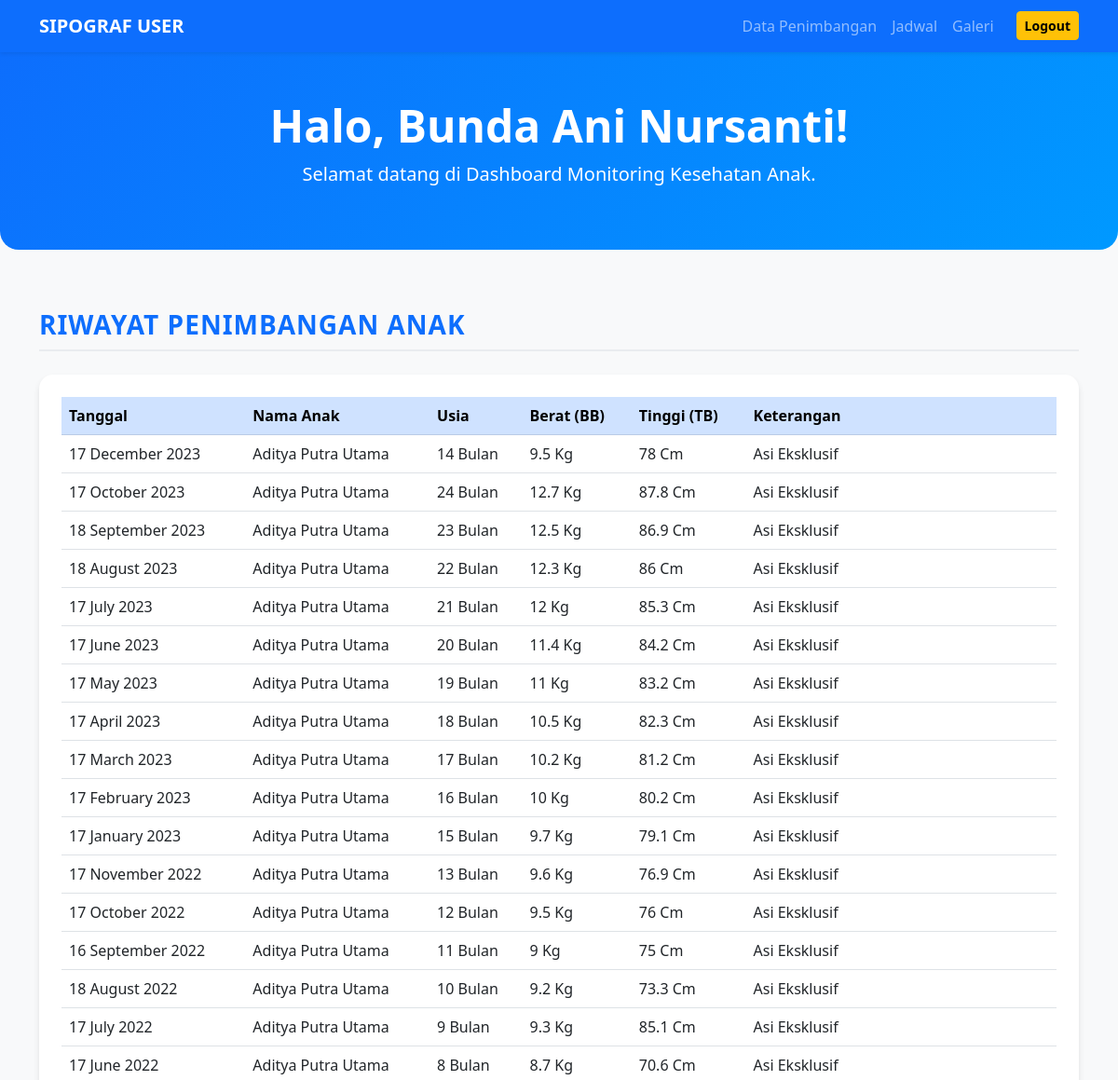
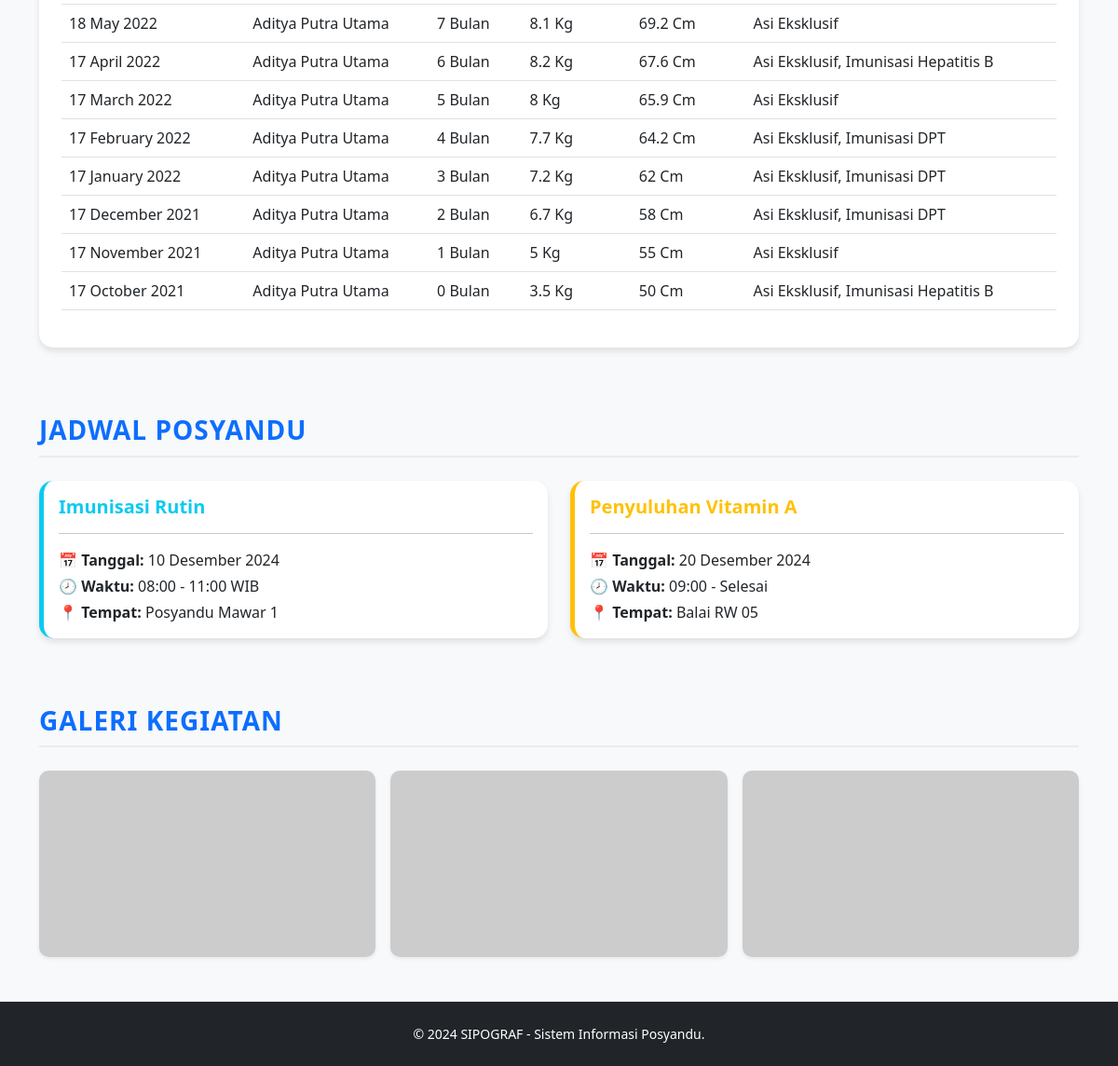
The app's page /home_user.php (signed in) with its own data (2 pictures, top to bottom).
### tables this page shows
CREATE TABLE `t_penimbangan` (
  `id_penimbangan` int(11) NOT NULL,
  `id_anak` int(11) NOT NULL,
  `tgl_penimbangan` date NOT NULL,
  `umur` int(2) NOT NULL,
  `berat_badan` float NOT NULL,
  `tinggi_badan` float NOT NULL,
  `keterangan` text NOT NULL,
  `petugas` varchar(100) NOT NULL,
  `posyandu` varchar(100) NOT NULL
);

CREATE TABLE `t_anak` (
  `id_anak` int(11) NOT NULL,
  `nama_anak` varchar(100) NOT NULL,
  `nama_ibu` varchar(100) NOT NULL,
  `tempat_lahir` varchar(100) NOT NULL,
  `tanggal_lahir` date NOT NULL,
  `jenis_kelamin` enum('Laki-laki','Perempuan','','') NOT NULL,
  `alamat` text NOT NULL
);

### home_user.php (the view, shortened to what this page needs)
<?php
$host = "127.0.0.1";
$user = "root";
$pass = "";
$db   = "dbsipograf1";
$port = 3307;
$koneksi = mysqli_connect($host, $user, $pass, $db, $port);
$username_session = $_SESSION['username'];
$nama_pengguna = $username_session;
?>
<!DOCTYPE html>
<html lang="id">
<head>
    <link href="https://cdn.jsdelivr.net/npm/bootstrap@5.3.0/dist/css/bootstrap.min.css" rel="stylesheet">
</head>
<body>
    <nav class="navbar navbar-expand-lg navbar-dark bg-primary sticky-top shadow-sm">
        <div class="container">
            <a class="navbar-brand fw-bold" href="#">SIPOGRAF USER</a>
            <div class="collapse navbar-collapse" id="navbarNav">
                <ul class="navbar-nav ms-auto">
                    <li class="nav-item"><a class="nav-link" href="#data-anak">Data Penimbangan</a></li>
                    <li class="nav-item"><a class="nav-link" href="#jadwal">Jadwal</a></li>
                    <li class="nav-item"><a class="nav-link" href="#galeri">Galeri</a></li>
                    <li class="nav-item ms-3">
                        <a class="btn btn-warning btn-sm fw-bold mt-1" href="logout.php">Logout</a>
                    </li>
                </ul>
            </div>
        </div>
    </nav>
    <div class="hero-banner text-center">
        <div class="container">
            <h2 class="display-5 fw-bold">Halo, Bunda <?php echo htmlspecialchars($nama_pengguna); ?>!</h2>
            <p class="lead">Selamat datang di Dashboard Monitoring Kesehatan Anak.</p>
        </div>
    </div>
    <div class="container">
        <section id="data-anak" class="mb-5 pt-4">
            <h3 class="section-header">Riwayat Penimbangan Anak</h3>
            <div class="card card-custom bg-white p-4">
                <div class="table-responsive">
                    <table class="table table-hover align-middle">
                        <thead class="table-primary">
                            <tr>
                                <th>Tanggal</th>
                                <th>Nama Anak</th>
                                <th>Usia</th>
                                <th>Berat (BB)</th>
                                <th>Tinggi (TB)</th>
                                <th>Keterangan</th>
                            </tr>
                        </thead>
                        <tbody>
                           <?php
$username_session = $_SESSION['username'];
$query = "
    SELECT
        tp.tgl_penimbangan,
        tp.umur,
        tp.berat_badan,
        tp.tinggi_badan,
        tp.keterangan,
        ta.nama_anak,
        ta.jenis_kelamin
    FROM
        masuk m
    JOIN
        t_anak ta ON m.username = ta.nama_ibu  -- HUBUNGKAN BERDASARKAN NAMA
    JOIN
        t_penimbangan tp ON ta.id_anak = tp.id_anak
    WHERE
        m.username = '$username_session'
    ORDER BY
        tp.tgl_penimbangan DESC
";
$result = mysqli_query($koneksi, $query);
if (mysqli_num_rows($result) > 0) {
    while ($row = mysqli_fetch_assoc($result)) {
        $tanggal = date('d F Y', strtotime($row['tgl_penimbangan']));
        echo "<tr>";
        echo "<td>" . htmlspecialchars($tanggal) . "</td>";
        echo "<td>" . htmlspecialchars($row['nama_anak']) . "</td>";
        echo "<td>" . htmlspecialchars($row['umur']) . " Bulan</td>";
        echo "<td>" . htmlspecialchars($row['berat_badan']) . " Kg</td>";
        echo "<td>" . htmlspecialchars($row['tinggi_badan']) . " Cm</td>";
        echo "<td>" . htmlspecialchars($row['keterangan']) . "</td>";
        echo "</tr>";
                                }
                            } else {
                                echo '<tr><td colspan="6" class="text-center py-4 text-muted">Belum ada data penimbangan untuk anak Anda.</td></tr>';
                            }
                            ?>
                        </tbody>
                    </table>
                </div>
            </div>
        </section>
        <section id="jadwal" class="mb-5 pt-4">
            <h3 class="section-header">Jadwal Posyandu</h3>
            <div class="row g-4">
                <div class="col-md-6">
                    <div class="card card-custom h-100 border-start border-5 border-info">
                        <div class="card-body">
                            <h5 class="card-title text-info fw-bold">Imunisasi Rutin</h5>
                            <hr>
                            <p class="mb-1"><strong>📅 Tanggal:</strong> 10 Desember 2024</p>
                            <p class="mb-1"><strong>🕗 Waktu:</strong> 08:00 - 11:00 WIB</p>
                            <p class="mb-0"><strong>📍 Tempat:</strong> Posyandu Mawar 1</p>
                        </div>
                    </div>
                </div>
                <div class="col-md-6">
                    <div class="card card-custom h-100 border-start border-5 border-warning">
                        <div class="card-body">
                            <h5 class="card-title text-warning fw-bold">Penyuluhan Vitamin A</h5>
                            <hr>
                            <p class="mb-1"><strong>📅 Tanggal:</strong> 20 Desember 2024</p>
                            <p class="mb-1"><strong>🕗 Waktu:</strong> 09:00 - Selesai</p>
                            <p class="mb-0"><strong>📍 Tempat:</strong> Balai RW 05</p>
                        </div>
                    </div>
                </div>
            </div>
        </section>
        <section id="galeri" class="mb-5 pt-4">
            <h3 class="section-header">Galeri Kegiatan</h3>
            <div class="row g-3">
                <div class="col-md-4 col-sm-6">
                    <img src="https://via.placeholder.com/400x300/6495ED/ffffff?text=Foto+Kegiatan+1" class="gallery-img shadow-sm" alt="Kegiatan 1">
                </div>
                <div class="col-md-4 col-sm-6">
                    <img src="https://via.placeholder.com/400x300/FF7F50/ffffff?text=Foto+Kegiatan+2" class="gallery-img shadow-sm" alt="Kegiatan 2">
                </div>
                <div class="col-md-4 col-sm-6">
                    <img src="https://via.placeholder.com/400x300/20B2AA/ffffff?text=Foto+Kegiatan+3" class="gallery-img shadow-sm" alt="Kegiatan 3">
                </div>
            </div>
        </section>
    </div>
    <footer class="bg-dark text-white text-center py-4 mt-auto">
        <div class="container">
            <p class="mb-0 small">&copy; 2024 SIPOGRAF - Sistem Informasi Posyandu.</p>
        </div>
    </footer>
</body>
</html>

### home_user.php (style rules this page uses)
body { background-color: #f8f9fa; }
.hero-banner { background: linear-gradient(135deg, #0d6efd 0%, #0099ff 100%); color: white; padding: 50px 20px; border-radius: 0 0 20px 20px; margin-bottom: 40px; }
.card-custom { border: none; border-radius: 15px; box-shadow: 0 4px 6px rgba(0,0,0,0.1); transition: transform 0.2s; }
.section-header { color: #0d6efd; font-weight: bold; margin-bottom: 25px; text-transform: uppercase; letter-spacing: 1px; border-bottom: 2px solid #e9ecef; padding-bottom: 10px; }
.gallery-img { width: 100%; height: 200px; object-fit: cover; border-radius: 10px; }

### records on screen
t_penimbangan: tgl_penimbangan "17 December 2023", id_anak.nama_anak "Aditya Putra Utama", umur "14", berat_badan "9.5", tinggi_badan "78", keterangan "Asi Eksklusif"
t_penimbangan: tgl_penimbangan "17 October 2023", id_anak.nama_anak "Aditya Putra Utama", umur "24", berat_badan "12.7", tinggi_badan "87.8", keterangan "Asi Eksklusif"
t_penimbangan: tgl_penimbangan "18 September 2023", id_anak.nama_anak "Aditya Putra Utama", umur "23", berat_badan "12.5", tinggi_badan "86.9", keterangan "Asi Eksklusif"
t_penimbangan: tgl_penimbangan "18 August 2023", id_anak.nama_anak "Aditya Putra Utama", umur "22", berat_badan "12.3", tinggi_badan "86", keterangan "Asi Eksklusif"
t_penimbangan: tgl_penimbangan "17 July 2023", id_anak.nama_anak "Aditya Putra Utama", umur "21", berat_badan "12", tinggi_badan "85.3", keterangan "Asi Eksklusif"
t_penimbangan: tgl_penimbangan "17 June 2023", id_anak.nama_anak "Aditya Putra Utama", umur "20", berat_badan "11.4", tinggi_badan "84.2", keterangan "Asi Eksklusif"
t_penimbangan: tgl_penimbangan "17 May 2023", id_anak.nama_anak "Aditya Putra Utama", umur "19", berat_badan "11", tinggi_badan "83.2", keterangan "Asi Eksklusif"
t_penimbangan: tgl_penimbangan "17 April 2023", id_anak.nama_anak "Aditya Putra Utama", umur "18", berat_badan "10.5", tinggi_badan "82.3", keterangan "Asi Eksklusif"
t_penimbangan: tgl_penimbangan "17 March 2023", id_anak.nama_anak "Aditya Putra Utama", umur "17", berat_badan "10.2", tinggi_badan "81.2", keterangan "Asi Eksklusif"
t_penimbangan: tgl_penimbangan "17 February 2023", id_anak.nama_anak "Aditya Putra Utama", umur "16", berat_badan "10", tinggi_badan "80.2", keterangan "Asi Eksklusif"
t_penimbangan: tgl_penimbangan "17 January 2023", id_anak.nama_anak "Aditya Putra Utama", umur "15", berat_badan "9.7", tinggi_badan "79.1", keterangan "Asi Eksklusif"
t_penimbangan: tgl_penimbangan "17 November 2022", id_anak.nama_anak "Aditya Putra Utama", umur "13", berat_badan "9.6", tinggi_badan "76.9", keterangan "Asi Eksklusif"
t_penimbangan: tgl_penimbangan "17 October 2022", id_anak.nama_anak "Aditya Putra Utama", umur "12", berat_badan "9.5", tinggi_badan "76", keterangan "Asi Eksklusif"
t_penimbangan: tgl_penimbangan "16 September 2022", id_anak.nama_anak "Aditya Putra Utama", umur "11", berat_badan "9", tinggi_badan "75", keterangan "Asi Eksklusif"
t_penimbangan: tgl_penimbangan "18 August 2022", id_anak.nama_anak "Aditya Putra Utama", umur "10", berat_badan "9.2", tinggi_badan "73.3", keterangan "Asi Eksklusif"
t_penimbangan: tgl_penimbangan "17 July 2022", id_anak.nama_anak "Aditya Putra Utama", umur "9", berat_badan "9.3", tinggi_badan "85.1", keterangan "Asi Eksklusif"
t_penimbangan: tgl_penimbangan "17 June 2022", id_anak.nama_anak "Aditya Putra Utama", umur "8", berat_badan "8.7", tinggi_badan "70.6", keterangan "Asi Eksklusif"
t_penimbangan: tgl_penimbangan "18 May 2022", id_anak.nama_anak "Aditya Putra Utama", umur "7", berat_badan "8.1", tinggi_badan "69.2", keterangan "Asi Eksklusif"
t_penimbangan: tgl_penimbangan "17 April 2022", id_anak.nama_anak "Aditya Putra Utama", umur "6", berat_badan "8.2", tinggi_badan "67.6", keterangan "Asi Eksklusif, Imunisasi Hepatitis B"
t_penimbangan: tgl_penimbangan "17 March 2022", id_anak.nama_anak "Aditya Putra Utama", umur "5", berat_badan "8", tinggi_badan "65.9", keterangan "Asi Eksklusif"
t_penimbangan: tgl_penimbangan "17 February 2022", id_anak.nama_anak "Aditya Putra Utama", umur "4", berat_badan "7.7", tinggi_badan "64.2", keterangan "Asi Eksklusif, Imunisasi DPT"
t_penimbangan: tgl_penimbangan "17 January 2022", id_anak.nama_anak "Aditya Putra Utama", umur "3", berat_badan "7.2", tinggi_badan "62", keterangan "Asi Eksklusif, Imunisasi DPT"
t_penimbangan: tgl_penimbangan "17 December 2021", id_anak.nama_anak "Aditya Putra Utama", umur "2", berat_badan "6.7", tinggi_badan "58", keterangan "Asi Eksklusif, Imunisasi DPT"
t_penimbangan: tgl_penimbangan "17 November 2021", id_anak.nama_anak "Aditya Putra Utama", umur "1", berat_badan "5", tinggi_badan "55", keterangan "Asi Eksklusif"
t_penimbangan: tgl_penimbangan "17 October 2021", id_anak.nama_anak "Aditya Putra Utama", umur "0", berat_badan "3.5", tinggi_badan "50", keterangan "Asi Eksklusif, Imunisasi Hepatitis B"

### other values on screen
$nama_pengguna "Ani Nursanti"
